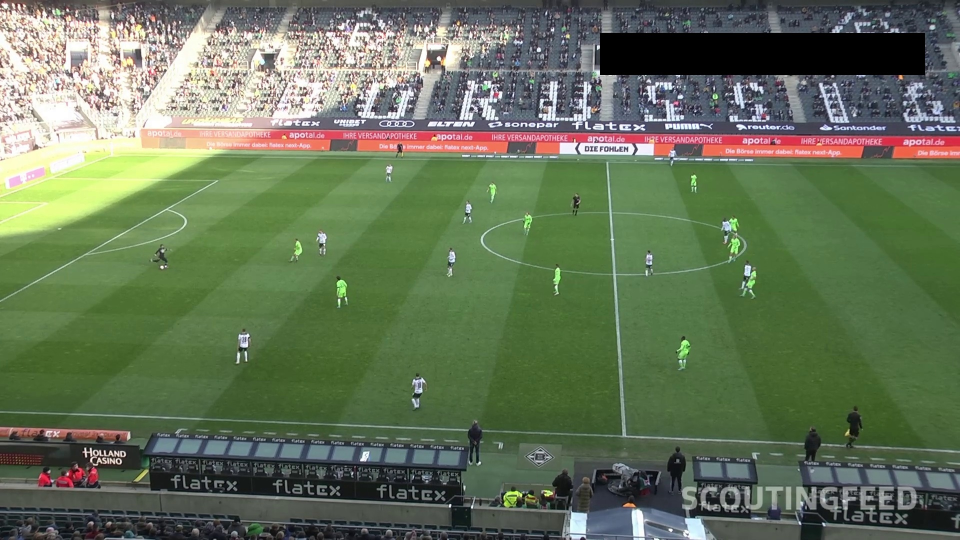
#> input picture calibration_test_frame.jpg, 1920 x 1080 px (shown at 1/2 size)
$ python -i homography.py   (imports and definitions only)
#> lines starting #> are read from the running program, lines starting #| are printed output that depends on the picture; after the words box and inside, x2 and y2 are one past the last pixel; in counts of white or black regions, pixels touching at a corner belong together
#> further down, picture is the input picture: shape (1080, 1920, 3); mean B, G, R 88.3, 115.6, 100.9
"""
Homography utilities for mapping image points to pitch coordinates.

Calibration currently requires known image-to-pitch point pairs. The line
helpers are experimental; they do not provide automatic calibration or
drift correction. Accuracy has not been benchmarked in the current worktree.

1. BOOTSTRAP (once per shot): a manual 4-point calibration — you
   supply 4 pixel coordinates matched to known real-world pitch points
   for a frame in a continuous shot.

2. PROPAGATE (every frame): optical-flow tracked background features
   (same masking approach as your existing camera_movement_estimator.py)
   estimate the frame-to-frame image transform, composed with the
   current homography. This propagation can drift or fail and must be
   reviewed against calibration points (see homography_tracker.py).

3. Line detection helpers below are experimental aids and are not
   connected to automatic calibration or drift correction.

This file holds the line-mask and point-mapping helpers.
homography_tracker.py holds the stateful propagation logic.
"""

import cv2
import numpy as np

from ai_engine.config import PitchMappingConfig
from ai_engine.utils.types import PitchPoint


def detect_pitch_line_mask(frame: np.ndarray) -> np.ndarray:
    """
    Returns a binary mask of likely pitch-line pixels, restricted to the
    actual pitch surface, approximated by the largest detected green
    region.
    """
    hsv = cv2.cvtColor(frame, cv2.COLOR_BGR2HSV)
#> hsv: shape (1080, 1920, 3); mean H, S, V 62, 80.8, 121.9

    lower_green = np.array([35, 30, 30])
    upper_green = np.array([95, 255, 255])
    green_mask = cv2.inRange(hsv, lower_green, upper_green)
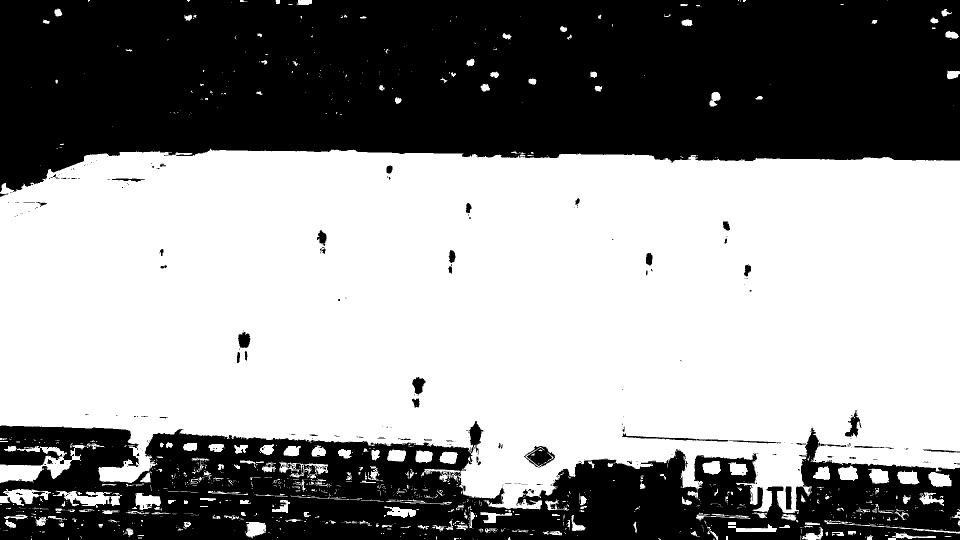
#> green_mask: shape (1080, 1920) (shown at 1/2 size); 57.4% white; 415 black regions (353 under 20 px), largest, box (x1, y1, x2, y2) and area: (0, 0, 1920, 384) 599652, (0, 842, 1920, 1080) 273604, (1048, 892, 1110, 936) 1362
    green_mask = cv2.morphologyEx(green_mask, cv2.MORPH_CLOSE, np.ones((15, 15), np.uint8))
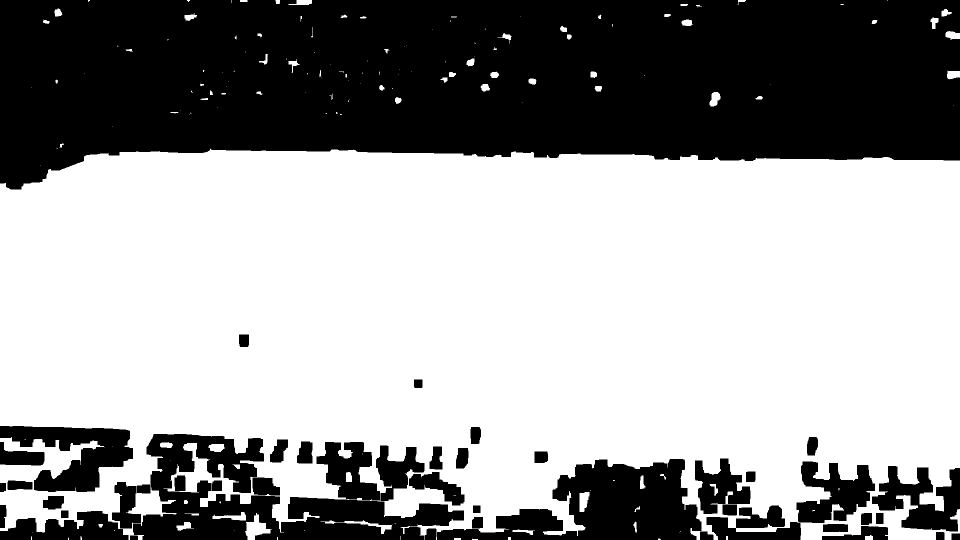
#> green_mask: shape (1080, 1920) (shown at 1/2 size); 61% white; 44 black regions

    contours, _ = cv2.findContours(green_mask, cv2.RETR_EXTERNAL, cv2.CHAIN_APPROX_SIMPLE)
#> contours = 154 contours, 90 with area under 20; largest, box (x1, y1, x2, y2) and area: (0, 297, 1920, 1080) 1304332, (490, 1026, 544, 1080) 1269, (641, 1040, 785, 1068) 587, (1159, 984, 1179, 1024) 554, (425, 1024, 492, 1041) 453
    if not contours:
        return np.zeros(frame.shape[:2], dtype=np.uint8)

    largest = max(contours, key=cv2.contourArea)
#> largest = contour of 1940 points, box (x1, y1, x2, y2) (0, 297, 1920, 1080), area 1304332
    pitch_roi_mask = np.zeros_like(green_mask)
    cv2.drawContours(pitch_roi_mask, [largest], -1, 255, -1)
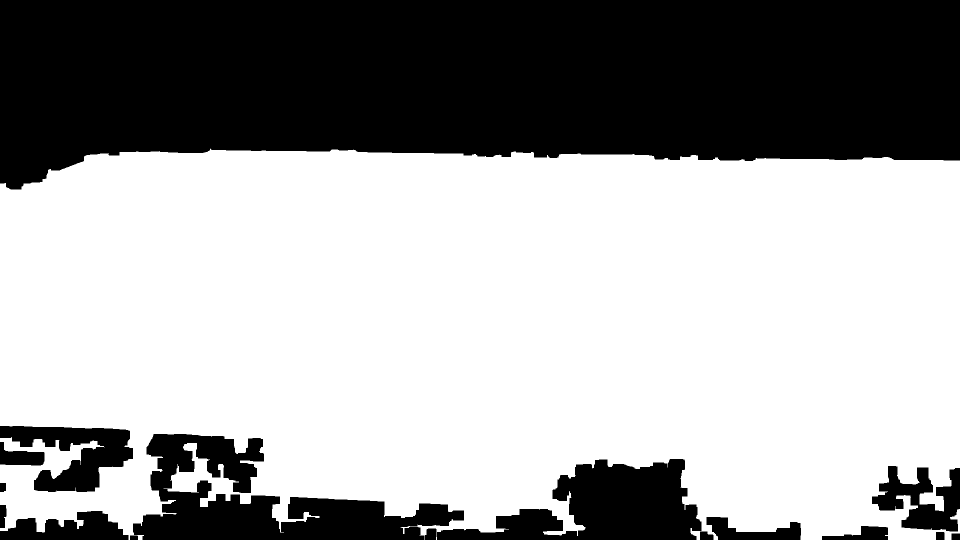
#> pitch_roi_mask: shape (1080, 1920) (shown at 1/2 size); 63.2% white; 16 black regions, largest, box (x1, y1, x2, y2) and area: (0, 0, 1920, 379) 603330, (266, 868, 928, 1080) 62099, (874, 918, 1403, 1080) 46466
    pitch_roi_mask = cv2.erode(pitch_roi_mask, np.ones((7, 7), np.uint8))
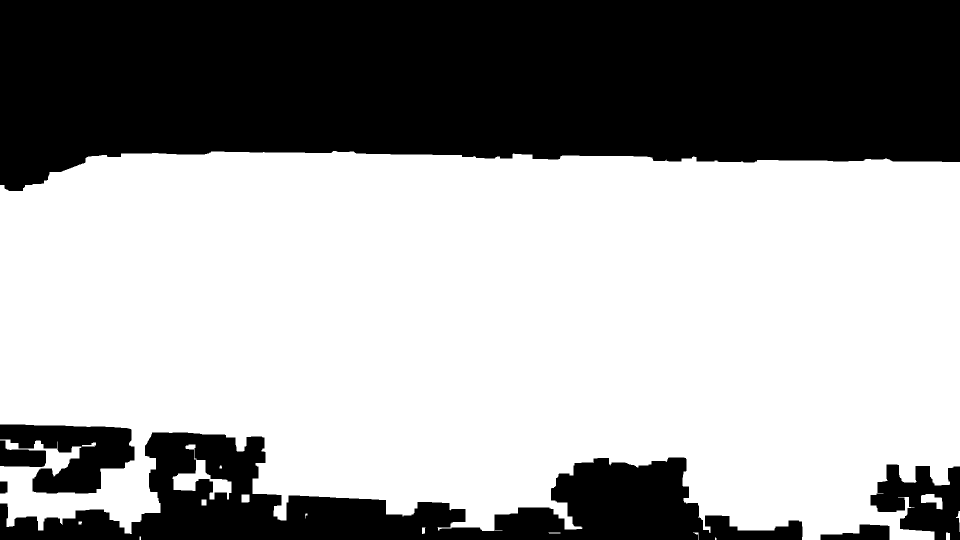
#> pitch_roi_mask: shape (1080, 1920) (shown at 1/2 size); 61.7% white; 7 black regions, largest, box (x1, y1, x2, y2) and area: (0, 0, 1920, 382) 609928, (0, 865, 1605, 1080) 140077, (0, 849, 269, 987) 21826

    lower_white = np.array([0, 0, 150])
    upper_white = np.array([180, 60, 255])
    white_mask = cv2.inRange(hsv, lower_white, upper_white)
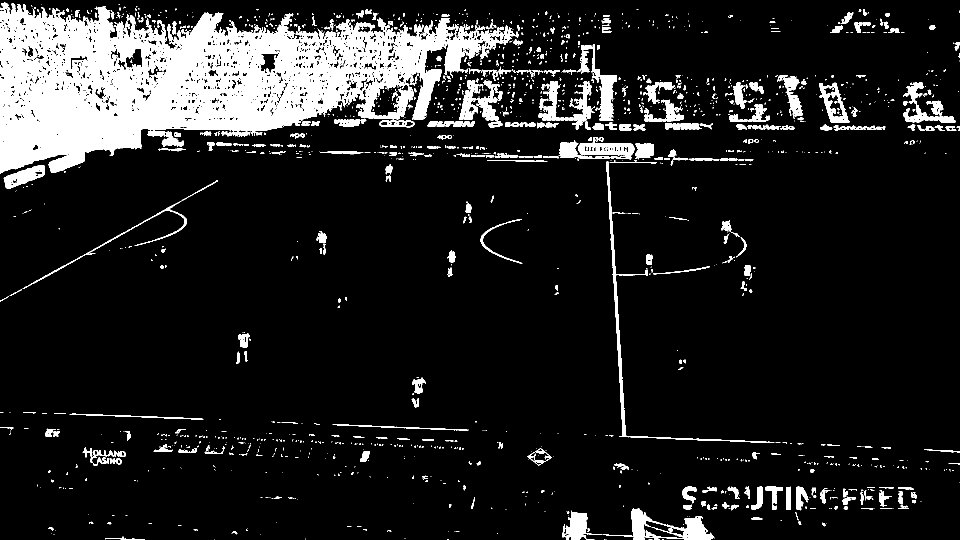
#> white_mask: shape (1080, 1920) (shown at 1/2 size); 12.2% white; 1609 white regions (1192 under 20 px), largest, box (x1, y1, x2, y2) and area: (0, 5, 1030, 347) 170341, (1206, 1017, 1430, 1080) 4322, (1212, 323, 1549, 886) 3912

    return cv2.bitwise_and(white_mask, pitch_roi_mask)
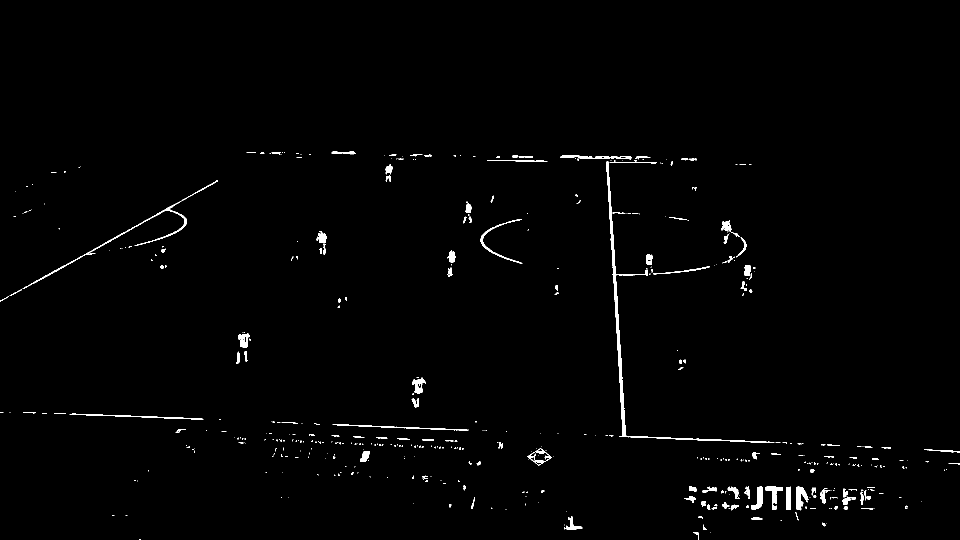
#> returned value: shape (1080, 1920) (shown at 1/2 size); 1.1% white; 478 white regions (349 under 20 px), largest, box (x1, y1, x2, y2) and area: (1212, 323, 1549, 886) 3912, (45, 361, 436, 578) 1518, (1593, 973, 1615, 1021) 647


def detect_halfway_line(frame: np.ndarray) -> tuple[float, float, float, float] | None:
    """
    Detects a candidate halfway line. This heuristic has not been
    validated across camera orientations or broadcast footage.

    Returns (x1, y1, x2, y2) in pixel space for the longest, most
    vertical line found, or None if nothing confident enough is found.
    Used for drift correction, not bootstrap — a single line alone is
    under-constrained for a full homography.
    """
    line_mask = detect_pitch_line_mask(frame)
    edges = cv2.Canny(line_mask, 50, 150)
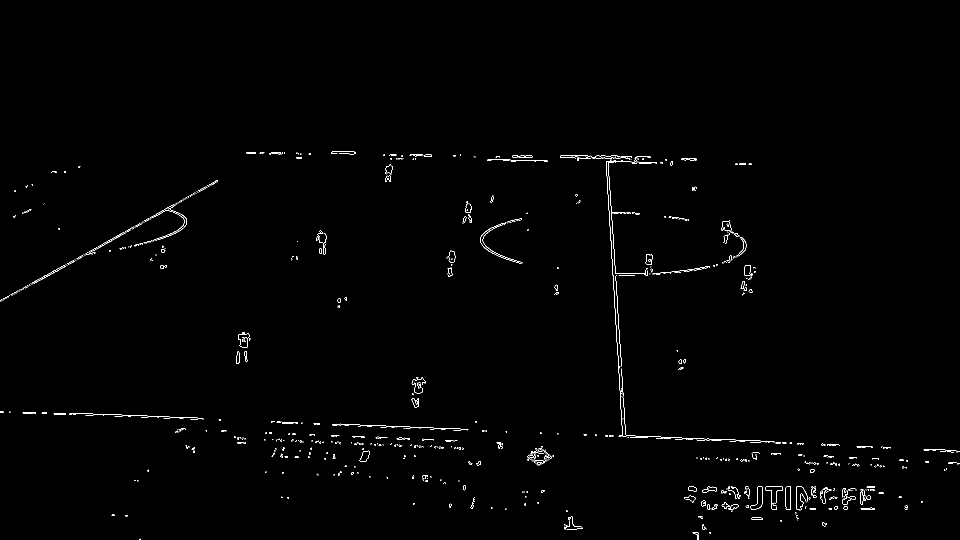
#> edges: shape (1080, 1920) (shown at 1/2 size); 0.64% white in thin lines or dots, all inside (x1, y1, x2, y2) = (0, 302, 1920, 1080)
    lines = cv2.HoughLinesP(edges, 1, np.pi / 180, threshold=60, minLineLength=80, maxLineGap=15)
#> lines = 30 rows, first 6: [11, 595, 428, 364], [665, 848, 837, 854], [2, 602, 435, 362], [1215, 312, 1235, 610], [1271, 872, 1488, 880], [1121, 315, 1287, 318]

    if lines is None:
        return None

    best_line = None
    best_length = 0
    for line in lines:
        pts = np.asarray(line).reshape(-1)
        if len(pts) < 4:
            continue
        x1, y1, x2, y2 = pts[:4]
        length = np.hypot(x2 - x1, y2 - y1)
        angle = abs(np.degrees(np.arctan2(y2 - y1, x2 - x1)))
        # Halfway line is roughly vertical in this broadcast angle —
        # adjust this angle window if your footage uses a different
        # camera orientation.
        is_roughly_vertical = 60 < angle < 120
        if is_roughly_vertical and length > best_length:
            best_length = length
            best_line = (float(x1), float(y1), float(x2), float(y2))
#> this loop made 30 passes
#> (x1, y1, x2, y2, length, angle, is_roughly_vertical, best_length) on pass 4: (1215, 312, 1235, 610, 298.7, 86.16, True, 298.7)
#> (x1, y1, x2, y2, length, angle, is_roughly_vertical) on passes 1, 2, 3, 5, 6, 7: (11, 595, 428, 364, 476.7, 28.98, False), (665, 848, 837, 854, 172.1, 2, False), (2, 602, 435, 362, 495.1, 29, False), (1271, 872, 1488, 880, 217.1, 2.11, False), (1121, 315, 1287, 318, 166, 1.04, False), (244, 830, 403, 836, 159.1, 2.16, False)
#> after the loop, best_length = 298.7

    return best_line


def compute_homography_from_points(
    image_points: list[tuple[float, float]],
    pitch_points: list[tuple[float, float]],
    config: PitchMappingConfig,
) -> np.ndarray | None:
    """
    Solves for the homography given >=4 matched point pairs. Used for
    the manual bootstrap calibration — see homography_tracker.py's
    bootstrap() for the entry point you'll actually call.
    """
    if len(image_points) < 4 or len(image_points) != len(pitch_points):
        return None
    src = np.array(image_points, dtype=np.float32)
    dst = np.array(pitch_points, dtype=np.float32)
    H, mask = cv2.findHomography(src, dst, cv2.RANSAC, config.homography_ransac_thresh)
    return H


def image_point_to_pitch(px: float, py: float, homography_matrix: np.ndarray) -> PitchPoint:
    """Applies a homography to a single image-space point (pixels) to get
    pitch-space meters. Use the player's FOOT position (bottom-center of
    their bbox), not the box center, for accurate ground-plane mapping."""
    point = np.array([[[px, py]]], dtype=np.float32)
    pitch_point = cv2.perspectiveTransform(point, homography_matrix)
    x_m, y_m = pitch_point[0][0]
    return PitchPoint(x_m=float(x_m), y_m=float(y_m))

>>> import cv2
>>> picture = cv2.imread('../../calibration_test_frame.jpg')
>>> result = detect_halfway_line(picture)
#> result = (1215, 312, 1235, 610)
